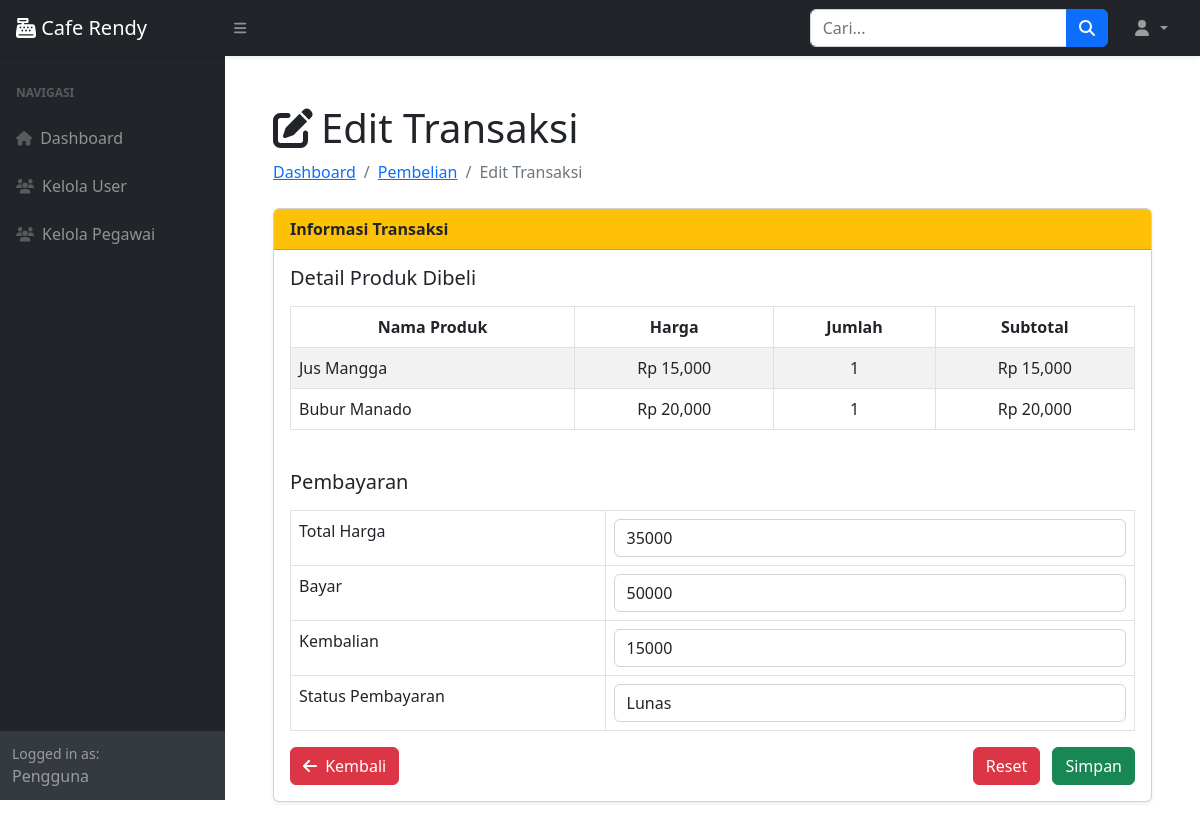
/adminpage.php?page=pembelian_ubah&id=68, run on the app's committed database.
### tables this page shows
CREATE TABLE `detail_penjualan` (
  `id_detail` int(11) NOT NULL,
  `id_penjualan` int(11) DEFAULT NULL,
  `id_produk` int(11) DEFAULT NULL,
  `jumlah_produk` int(11) DEFAULT NULL,
  `sub_total` int(11) DEFAULT NULL,
  `id_pegawai` int(11) DEFAULT NULL
);

CREATE TABLE `produk` (
  `id_produk` int(11) NOT NULL,
  `nama_produk` varchar(255) DEFAULT NULL,
  `harga` int(11) DEFAULT NULL,
  `stock` int(11) DEFAULT NULL,
  `foto` varchar(255) DEFAULT NULL
);

CREATE TABLE `penjualan` (
  `id_penjualan` int(11) NOT NULL,
  `tanggal_penjualan` date DEFAULT NULL,
  `total_harga` int(11) DEFAULT NULL,
  `id_pelanggan` int(11) DEFAULT NULL,
  `bayar` int(11) NOT NULL,
  `kembalian` int(11) NOT NULL,
  `status_pembayaran` enum('Belum Lunas','Lunas') NOT NULL,
  `id_pegawai` int(11) DEFAULT NULL
);

### pembelian_ubah.php (the view, shortened to what this page needs)
<?php
$id = $_GET['id'];
$data = mysqli_fetch_array(mysqli_query($koneksi, "SELECT * FROM penjualan WHERE id_penjualan = '$id'"));
?>
<div class="container-fluid px-4">
    <h1 class="mt-4"><i class="fas fa-edit me-2"></i>Edit Transaksi</h1>
    <ol class="breadcrumb mb-4">
        <li class="breadcrumb-item"><a href="index.php">Dashboard</a></li>
        <li class="breadcrumb-item"><a href="?page=pembelian">Pembelian</a></li>
        <li class="breadcrumb-item active">Edit Transaksi</li>
    </ol>
    <div class="card shadow-sm mb-4">
        <div class="card-header bg-warning text-dark fw-semibold">
            Informasi Transaksi
        </div>
        <div class="card-body">
            <form method="post">
                <h5 class="mb-3">Detail Produk Dibeli</h5>
                <div class="table-responsive mb-4">
                    <table class="table table-bordered table-striped">
                        <thead>
                            <tr class="text-center">
                                <th>Nama Produk</th>
                                <th>Harga</th>
                                <th>Jumlah</th>
                                <th>Subtotal</th>
                            </tr>
                        </thead>
                        <tbody>
                        <?php
                        $detail = mysqli_query($koneksi, "SELECT * FROM detail_penjualan
                            LEFT JOIN produk ON produk.id_produk = detail_penjualan.id_produk
                            WHERE id_penjualan = '$id'");
                        while ($row = mysqli_fetch_array($detail)) {
                        ?>
                            <tr class="text-center align-middle">
                                <td class="text-start"><?= $row['nama_produk']; ?></td>
                                <td>Rp <?= number_format($row['harga']); ?></td>
                                <td><?= $row['jumlah_produk']; ?></td>
                                <td>Rp <?= number_format($row['sub_total']); ?></td>
                            </tr>
                        <?php } ?>
                        </tbody>
                    </table>
                </div>
                <h5 class="mb-3">Pembayaran</h5>
                <table class="table table-bordered">
                    <tr>
                        <td>Total Harga</td>
                        <td>
                            <input type="number" name="total_harga" id="total" value="<?= $data['total_harga']; ?>" class="form-control" readonly>
                        </td>
                    </tr>
                    <tr>
                        <td>Bayar</td>
                        <td>
                            <input type="number" name="bayar" id="bayar" value="<?= $data['bayar']; ?>" class="form-control" required oninput="hitungKembalianDanStatus()">
                        </td>
                    </tr>
                    <tr>
                        <td>Kembalian</td>
                        <td>
                            <input type="number" id="kembalian" class="form-control" value="<?= $data['kembalian']; ?>" readonly>
                        </td>
                    </tr>
                    <tr>
                        <td>Status Pembayaran</td>
                        <td>
                            <input type="text" id="status_text" class="form-control" value="<?= $data['status_pembayaran']; ?>" readonly>
                        </td>
                    </tr>
                </table>
                <div class="d-flex justify-content-between mt-3">
                    <a href="?page=pembelian" class="btn btn-danger">
                        <i class="fas fa-arrow-left me-1"></i> Kembali
                    </a>
                    <div>
                        <button type="reset" class="btn btn-danger me-2">Reset</button>
                        <button type="submit" name="update" class="btn btn-success">Simpan</button>
                    </div>
                </div>
            </form>
        </div>
    </div>

### data on the page
detail_penjualan: id_produk.nama_produk "Jus Mangga", id_produk.harga "15,000", jumlah_produk "1", sub_total "15,000"
detail_penjualan: id_produk.nama_produk "Bubur Manado", id_produk.harga "20,000", jumlah_produk "1", sub_total "20,000"
penjualan: total_harga "35000", bayar "50000", kembalian "15000", status_pembayaran "Lunas"
